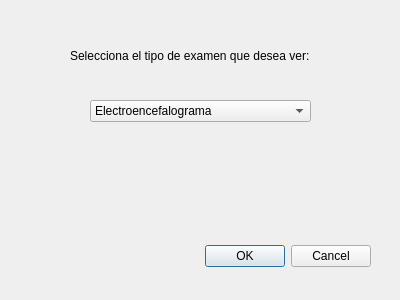
<?xml version="1.0" encoding="UTF-8"?>
<ui version="4.0">
 <class>Dialog</class>
 <widget class="QDialog" name="Dialog">
  <property name="geometry">
   <rect>
    <x>0</x>
    <y>0</y>
    <width>400</width>
    <height>300</height>
   </rect>
  </property>
  <property name="windowTitle">
   <string>Dialog</string>
  </property>
  <widget class="QDialogButtonBox" name="buttonBox">
   <property name="geometry">
    <rect>
     <x>30</x>
     <y>240</y>
     <width>341</width>
     <height>32</height>
    </rect>
   </property>
   <property name="orientation">
    <enum>Qt::Horizontal</enum>
   </property>
   <property name="standardButtons">
    <set>QDialogButtonBox::Cancel|QDialogButtonBox::Ok</set>
   </property>
  </widget>
  <widget class="QLabel" name="selecciona_2">
   <property name="geometry">
    <rect>
     <x>70</x>
     <y>30</y>
     <width>281</width>
     <height>51</height>
    </rect>
   </property>
   <property name="text">
    <string>Selecciona el tipo de examen que desea ver:</string>
   </property>
  </widget>
  <widget class="QComboBox" name="tipo_exam">
   <property name="geometry">
    <rect>
     <x>90</x>
     <y>100</y>
     <width>221</width>
     <height>22</height>
    </rect>
   </property>
   <item>
    <property name="text">
     <string>Electroencefalograma</string>
    </property>
   </item>
   <item>
    <property name="text">
     <string>Sonografía</string>
    </property>
   </item>
   <item>
    <property name="text">
     <string>Tomografía cerebral</string>
    </property>
   </item>
  </widget>
 </widget>
 <resources/>
 <connections>
  <connection>
   <sender>buttonBox</sender>
   <signal>accepted()</signal>
   <receiver>Dialog</receiver>
   <slot>accept()</slot>
   <hints>
    <hint type="sourcelabel">
     <x>248</x>
     <y>254</y>
    </hint>
    <hint type="destinationlabel">
     <x>157</x>
     <y>274</y>
    </hint>
   </hints>
  </connection>
  <connection>
   <sender>buttonBox</sender>
   <signal>rejected()</signal>
   <receiver>Dialog</receiver>
   <slot>reject()</slot>
   <hints>
    <hint type="sourcelabel">
     <x>316</x>
     <y>260</y>
    </hint>
    <hint type="destinationlabel">
     <x>286</x>
     <y>274</y>
    </hint>
   </hints>
  </connection>
 </connections>
</ui>
